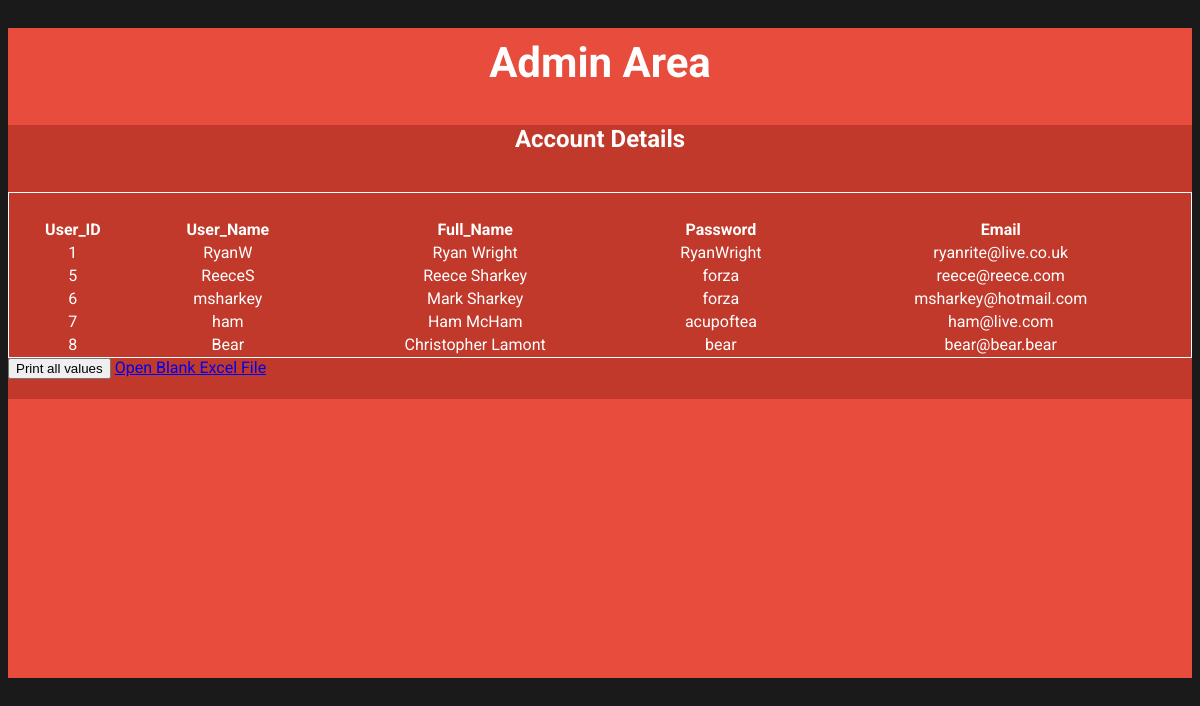
Page /nutritiondiary/admin_area/student_records.php (signed in) on the committed database.
### tables this page shows
CREATE TABLE IF NOT EXISTS `user` (
`user_id` int(10) NOT NULL,
  `user_name` varchar(50) NOT NULL,
  `full_name` text NOT NULL,
  `password` varchar(100) NOT NULL,
  `user_email` varchar(100) NOT NULL
);

### nutritiondiary/admin_area/student_records.php (the view, shortened to what this page needs)
<!DOCTYPE html>
<?php
 if(!isset($_SESSION['user_email'])){
  echo "<script>window.open('admin_login.php?login_required','_self')</script>";
}
else{
?>
<html lang="en">
<head>
  <link rel="stylesheet" href="css/index.css" />
</head>
<body>
  <div class="container">
    <div class="flat-form">
      <div class="header">
          <h1>Admin Area</h1>
            </div>
            <div class="block">
            <h2 align= "center">Account Details</h2><br>
                  <table align="center" width="650px" >
    <tr>
      <td colspan="8"><h2 align="center"></h2></td>
    </tr>
      <tr>
      <th>User_ID</th>
      <th>User_Name</th>
      <th>Full_Name</th>
      <th>Password</th>
      <th>Email</th>
    </tr>
    <?php
    include("connect/db.php");
    $get = "select * from user";
    $run = mysqli_query($con,$get);
    while ($row_order=mysqli_fetch_array($run)){
      $user_id = $row_order['user_id'];
      $user_name = $row_order['user_name'];
      $full_name = $row_order['full_name'];
      $password = $row_order['password'];
      $user_email = $row_order['user_email'];
    ?>
    <tr align="center">
      <td><?php echo $user_id;?></td>
      <td><?php echo $user_name;?></td>
      <td><?php echo $full_name;?></td>
      <td><?php echo $password;?></td>
      <td><?php echo $user_email;?></td>
    </tr>
    <?php }?>
    </table>
      <input type="submit" name="print" id="print" value="Print all values" onClick="window.print()">
             <a href= "excel.xlsx">Open Blank Excel File</a>
      </div>
    </div>
  </div>
</body>
<?php } ?>
</html>

### nutritiondiary/admin_area/css/index.css (style rules this page uses)
body { background: #1a1a1a; color: white; font-family: 'Roboto'; }
.header h1 { font-size: 42px; padding-bottom: 10px; text-align: center; padding-top: 10px; }
.flat-form { background: #e74c3c; margin: 25px auto; width: ; height: 650px; position: relative; font-family: 'Roboto'; }
.block { background: #c0392b; padding-bottom: 20px; }
table { width: 100%; text-align: center; border: 1px solid white; }

### rows in the picture
user: user_id "1", user_name "RyanW", full_name "Ryan Wright", password "RyanWright", user_email "ryanrite@live.co.uk"
user: user_id "5", user_name "ReeceS", full_name "Reece Sharkey", password "forza", user_email "reece@reece.com"
user: user_id "6", user_name "msharkey", full_name "Mark Sharkey", password "forza", user_email "msharkey@hotmail.com"
user: user_id "7", user_name "ham", full_name "Ham McHam", password "acupoftea", user_email "ham@live.com"
user: user_id "8", user_name "Bear", full_name "Christopher Lamont", password "bear", user_email "bear@bear.bear"
